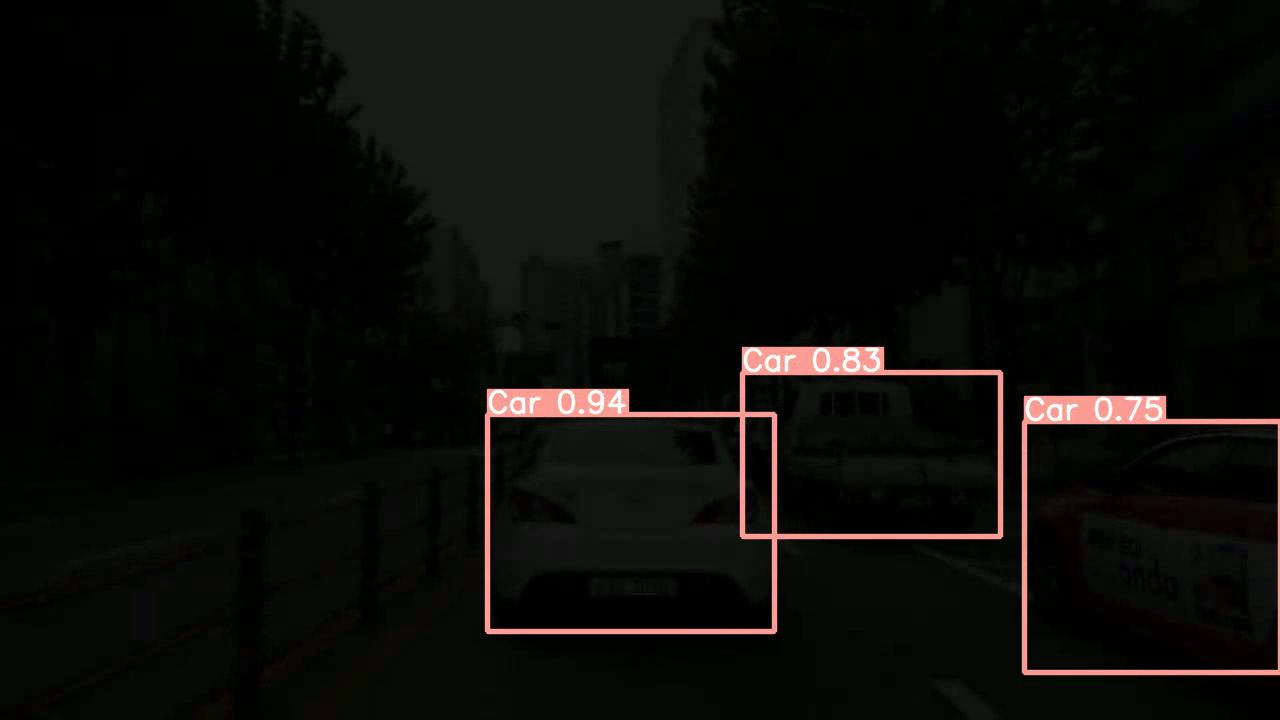
#> input picture frame 11 of yolov5/runs/detect/exp/test.mp4, 1280 x 720 px, given in place of acro.mp4, which was not available
$ python cross_test.py   (older library calls are emulated)
#> lines starting #> are read from the running program, lines starting #| are printed output that depends on the picture; after the words box and inside, x2 and y2 are one past the last pixel; in counts of white or black regions, pixels touching at a corner belong together; pictures that were not available may be replaced by others from this repository, and a replacement may not be noted
import numpy as np
import cv2
import math
import scipy.misc
import PIL.Image
import statistics
import timeit
import glob
from sklearn import linear_model, datasets
import os
from tqdm import tqdm

TEST_VIDEO_PATH = '../../../test-video/'
TEST_VIDEO_SAVE_PATH = TEST_VIDEO_PATH + 'output/'

#get a line from a point and unit vectors
def lineCalc(vx, vy, x0, y0):
    scale = 10
    x1 = x0+scale*vx
    y1 = y0+scale*vy
    m = (y1-y0)/(x1-x0)
    b = y1-m*x1
    return m,b

#the angle at the vanishing point
def angle(pt1, pt2):
    x1, y1 = pt1
    x2, y2 = pt2
    inner_product = x1*x2 + y1*y2
    len1 = math.hypot(x1, y1)
    len2 = math.hypot(x2, y2)
    print(len1)
    print(len2)
    a=math.acos(inner_product/(len1*len2))
    return a*180/math.pi

#vanishing point - cramer's rule
def lineIntersect(m1,b1, m2,b2) :
    #a1*x+b1*y=c1
    #a2*x+b2*y=c2
    #convert to cramer's system
    a_1 = -m1
    b_1 = 1
    c_1 = b1

    a_2 = -m2
    b_2 = 1
    c_2 = b2

    d = a_1*b_2 - a_2*b_1 #determinant
    dx = c_1*b_2 - c_2*b_1
    dy = a_1*c_2 - a_2*c_1

    intersectionX = dx/d
    intersectionY = dy/d
    return intersectionX,

#process a frame
def process(im):
    start = timeit.timeit() #start timer

    #initialize some variables
    x = W
    y = H

    radius = 250 #px
    thresh = 170
    bw_width = 170

    bxLeft = []
    byLeft = []
    bxbyLeftArray = []
    bxbyRightArray = []
    bxRight = []
    byRight = []
    boundedLeft = []
    boundedRight = []

    #1. filter the white color
    lower = np.array([170,170,170])
    upper = np.array([255,255,255])
    mask = cv2.inRange(im,lower,upper)

    #2. erode the frame
    erodeSize = int(y / 30)
    erodeStructure = cv2.getStructuringElement(cv2.MORPH_RECT, (erodeSize,1))
    erode = cv2.erode(mask, erodeStructure, (-1, -1))

    #3. find contours and  draw the green lines on the white strips
    _ , contours,hierarchy = cv2.findContours(erode,cv2.RETR_TREE,cv2.CHAIN_APPROX_NONE )

    for i in contours:
        bx,by,bw,bh = cv2.boundingRect(i)

        if (bw > bw_width):

            cv2.line(im,(bx,by),(bx+bw,by),(0,255,0),2) # draw the a contour line
            bxRight.append(bx+bw) #right line
            byRight.append(by) #right line
            bxLeft.append(bx) #left line
            byLeft.append(by) #left line
            bxbyLeftArray.append([bx,by]) #x,y for the left line
            bxbyRightArray.append([bx+bw,by]) # x,y for the left line
            cv2.circle(im,(int(bx),int(by)),5,(0,250,250),2) #circles -> left line
            cv2.circle(im,(int(bx+bw),int(by)),5,(250,250,0),2) #circles -> right line

    #calculate median average for each line
    medianR = np.median(bxbyRightArray, axis=0)
    medianL = np.median(bxbyLeftArray, axis=0)

    bxbyLeftArray = np.asarray(bxbyLeftArray)
    bxbyRightArray = np.asarray(bxbyRightArray)

    #4. are the points bounded within the median circle?
    for i in bxbyLeftArray:
        if (((medianL[0] - i[0])**2 + (medianL[1] - i[1])**2) < radius**2) == True:
            boundedLeft.append(i)

    boundedLeft = np.asarray(boundedLeft)

    for i in bxbyRightArray:
        if (((medianR[0] - i[0])**2 + (medianR[1] - i[1])**2) < radius**2) == True:
            boundedRight.append(i)

    boundedRight = np.asarray(boundedRight)

    #5. RANSAC Algorithm

    #select the points enclosed within the circle (from the last part)
    bxLeft = np.asarray(boundedLeft[:,0])
    byLeft =  np.asarray(boundedLeft[:,1])
    bxRight = np.asarray(boundedRight[:,0])
    byRight = np.asarray(boundedRight[:,1])

    #transpose x of the right and the left line
    bxLeftT = np.array([bxLeft]).transpose()
    bxRightT = np.array([bxRight]).transpose()

    #run ransac for LEFT
    model_ransac = linear_model.RANSACRegressor(linear_model.LinearRegression())
    ransacX = model_ransac.fit(bxLeftT, byLeft)
    inlier_maskL = model_ransac.inlier_mask_ #right mask

    #run ransac for RIGHT
    ransacY = model_ransac.fit(bxRightT, byRight)
    inlier_maskR = model_ransac.inlier_mask_ #left mask

    #draw RANSAC selected circles
    for i, element in enumerate(boundedRight[inlier_maskR]):
       # print(i,element[0])
        cv2.circle(im,(element[0],element[1]),10,(250,250,250),2) #circles -> right line

    for i, element in enumerate(boundedLeft[inlier_maskL]):
       # print(i,element[0])
        cv2.circle(im,(element[0],element[1]),10,(100,100,250),2) #circles -> right line


    #6. Calcuate the intersection point of the bounding lines
    #unit vector + a point on each line
    vx, vy, x0, y0 = cv2.fitLine(boundedLeft[inlier_maskL],cv2.DIST_L2,0,0.01,0.01)
    vx_R, vy_R, x0_R, y0_R = cv2.fitLine(boundedRight[inlier_maskR],cv2.DIST_L2,0,0.01,0.01)

    #get m*x+b
    m_L,b_L=lineCalc(vx, vy, x0, y0)
    m_R,b_R=lineCalc(vx_R, vy_R, x0_R, y0_R)

    #calculate intersention
    intersectionX,intersectionY = lineIntersect(m_R,b_R,m_L,b_L)

    #7. draw the bounding lines and the intersection point
    m = radius*10
    if (intersectionY < H/2 ):
        cv2.circle(im,(int(intersectionX),int(intersectionY)),10,(0,0,255),15)
        cv2.line(im,(x0-m*vx, y0-m*vy), (x0+m*vx, y0+m*vy),(255,0,0),3)
        cv2.line(im,(x0_R-m*vx_R, y0_R-m*vy_R), (x0_R+m*vx_R, y0_R+m*vy_R),(255,0,0),3)


    #8. calculating the direction vector
    POVx = W/2 #camera POV - center of the screen
    POVy = H/2 # camera POV - center of the screen

    Dx = -int(intersectionX-POVx) #regular x,y axis coordinates
    Dy = -int(intersectionY-POVy) #regular x,y axis coordinates

    #focal length in pixels = (image width in pixels) * (focal length in mm) / (CCD width in mm)
    focalpx = int(W * 4.26 / 6.604) #all in mm


    end = timeit.timeit() #STOP TIMER
    time_ = end - start

    print('DELTA (x,y from POV):' + str(Dx) + ',' + str(Dy))
    return im,Dx,Dy

#initialization
cap = cv2.VideoCapture('acro.mp4') #load a video
frames=int(cap.get(cv2.CAP_PROP_FRAME_COUNT))

W = cap.get(3) #get width
H = cap.get(4) #get height

#Define a new resolution
ratio = H/W
W = 800
H = int(W * ratio)

#setup the parameters for saving the processed file
fourcc = cv2.VideoWriter_fourcc(*'mp4v')
out = cv2.VideoWriter('processedVideo.mp4',fourcc, 15.0, (int(W),int(H)))

Dx = []
Dy = []
after =0
DxAve =0
Dxold =0
DyAve =0
Dyold =0
i = 0
state = ""

cur_frame=1
pbar=tqdm(total=frames)

while(cap.isOpened()):
    ret, frame = cap.read()
#> frame is the input picture: shape (720, 1280, 3); mean B, G, R 9, 11.4, 12.2
    if not ret:
      break

    pbar.update(cur_frame)

    # img = scipy.misc.imresize(frame, (H,W))
    img=cv2.resize(src=frame, dsize=(W,H), interpolation=cv2.INTER_CUBIC)

    #draw camera's POV
    cv2.circle(img,(int(W/2),int(H/2)),5,(0,0,255),8)
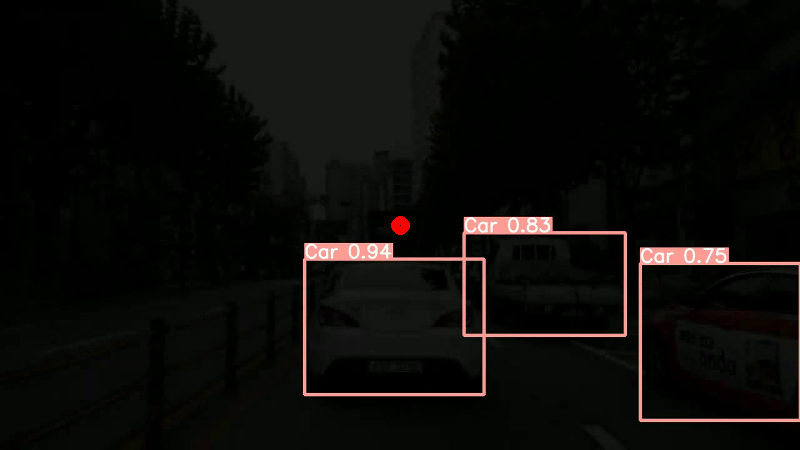
#> img: shape (450, 800, 3); mean B, G, R 9, 11.4, 12.4

    try:
        processedFrame,dx,dy = process(img)
#> in process, `mask = cv2.inRange(im,lower,upper)`:
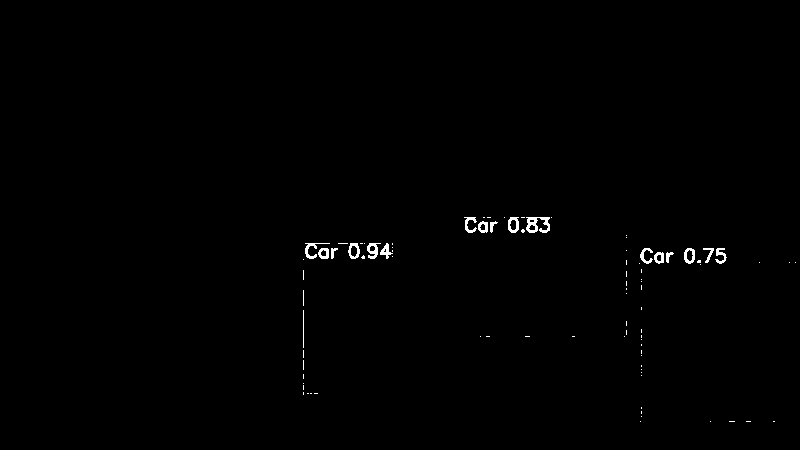
#> mask: shape (450, 800); 0.51% white in thin lines or dots, all inside (x1, y1, x2, y2) = (303, 217, 796, 422)
#> in process, `erode = cv2.erode(mask, erodeStructure, (-1, -1))`:
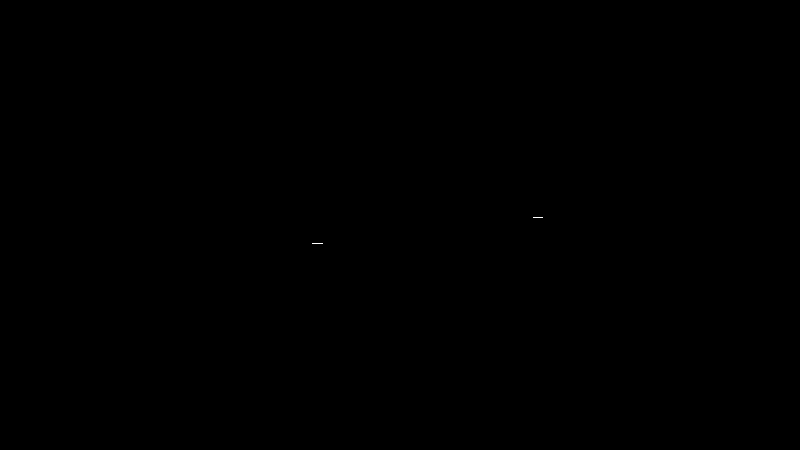
#> erode: shape (450, 800); 0.01% white in thin lines or dots, all inside (x1, y1, x2, y2) = (312, 217, 543, 244)
#> in process, `_ , contours,hierarchy = cv2.findContours(erode,cv2.RETR_TREE,cv2.CHAI..`: contours = 2 contours, all with area under 20
#> the loop in process, `for i in contours:` made 2 passes
#> (bx, by, bw, bh) on passes 1 to 2: (312, 243, 11, 1), (533, 217, 10, 1)
#> after the loop in process, `for i in contours:`: bxLeft = []
#> in process, `medianR = np.median(bxbyRightArray, axis=0)`: medianR = nan
#> in process, `bxbyLeftArray = np.asarray(bxbyLeftArray)`: bxbyLeftArray = empty array
#> after the loop in process, `for i in bxbyLeftArray:`: boundedLeft = []
#> in process, `boundedLeft = np.asarray(boundedLeft)`: boundedLeft = empty array
#> after the loop in process, `for i in bxbyRightArray:`: boundedRight = []
#> in process, `boundedRight = np.asarray(boundedRight)`: boundedRight = empty array

        if (i < 6):
            Dx.append(dx)
            Dy.append(dy)
            i=i+1

        else:
            DxAve = sum(Dx)/len(Dx)
            DyAve = sum(Dy)/len(Dy)
            del Dx[:]
            del Dy[:]
            i=0

        if (DyAve > 30) and (abs(DxAve) < 300):
            #check if the vanishing point and the next vanishing point aren't too far from each other
            if (((DxAve - Dxold)**2 + (DyAve - Dyold)**2) < 150**2) == True:  ##distance 150 px max
                cv2.line(img,(int(W/2),int(H/2)),(int(W/2)+int(DxAve),int(H/2)+int(DyAve)),(0,0,255),7)

                #walking directions
                if abs(DxAve) < 80 and DyAve > 100 and abs(Dxold-DxAve) < 20:
                    state = 'Straight'
                    cv2.putText(img,state,(50,50), cv2.FONT_HERSHEY_PLAIN, 3,(0,0,0),2,cv2.LINE_AA)

                elif DxAve > 80 and DyAve > 100 and abs(Dxold-DxAve) < 20:
                    state = 'Right'
                    cv2.putText(img,state,(50,50), cv2.FONT_HERSHEY_PLAIN, 3,(0,0,255),2,cv2.LINE_AA)

                elif DxAve < 80 and DyAve > 100 and abs(Dxold-DxAve) < 20:
                    state = 'Left'
                    cv2.putText(img,state,(50,50), cv2.FONT_HERSHEY_PLAIN, 3,(0,0,255),2,cv2.LINE_AA)
            else:
                cv2.line(img,(int(W/2),int(H/2)),(int(W/2)+int(Dxold),int(H/2)+int(Dyold)),(0,0,255),)

            #walking directions
            if state == 'Straight':
                cv2.putText(img,state,(50,50), cv2.FONT_HERSHEY_PLAIN, 3,(0,0,0),2,cv2.LINE_AA)
            else:
                cv2.putText(img,state,(50,50), cv2.FONT_HERSHEY_PLAIN, 3,(0,0,255),2,cv2.LINE_AA)

            Dxold = DxAve
            Dyold = DyAve

    except:
        print('Failed to process frame')

    #show & save
    # img = cv2.imshow('Processed',processedFrame)
    # out.write(processedFrame)
    out.write(img)

    if cv2.waitKey(1) & 0xFF == ord('q') or cv2.waitKey(1) & 0xFF == ord('Q'):
#> (key q is pressed here)
        break

out.release()
cap.release()

$ run again, starting later in the video
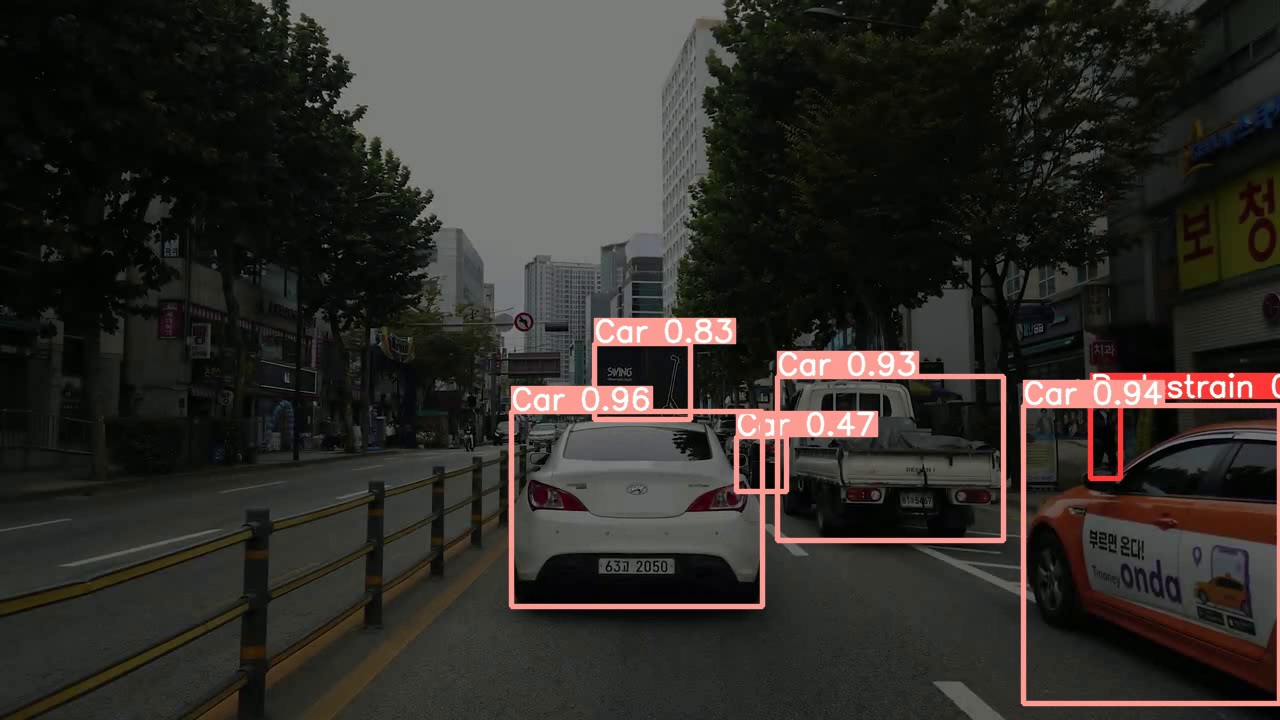
#> input picture frame 49 of yolov5/runs/detect/exp/test.mp4, 1280 x 720 px, given in place of acro.mp4, which was not available
#> frame is the input picture: shape (720, 1280, 3); mean B, G, R 40.9, 45, 48.2
#> `cv2.circle(img,(int(W/2),int(H/2)),5,(0,0,255),8)`:
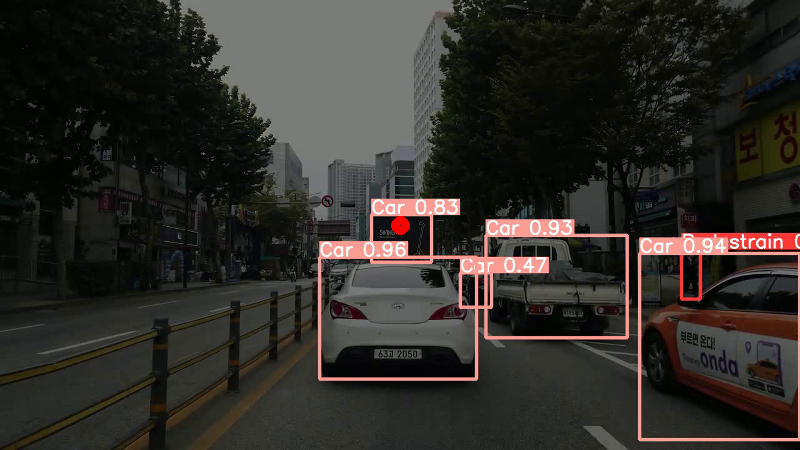
#> img: shape (450, 800, 3); mean B, G, R 40.9, 45, 48.3
#> in process, `mask = cv2.inRange(im,lower,upper)`:
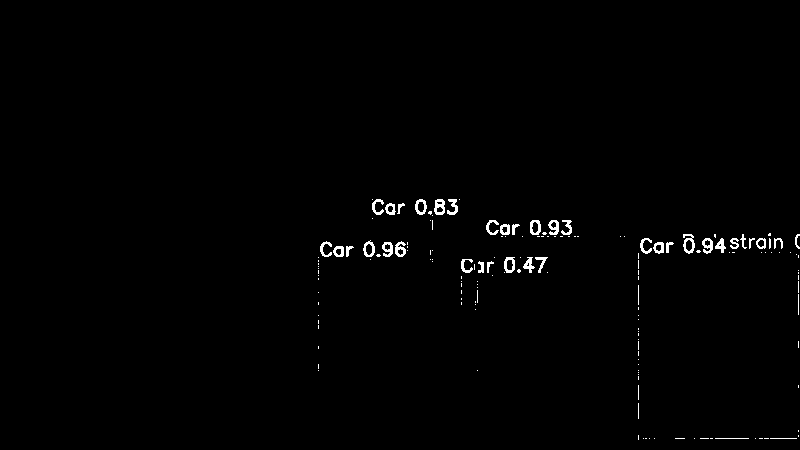
#> mask: shape (450, 800); 0.91% white in thin lines or dots, all inside (x1, y1, x2, y2) = (318, 199, 800, 440)
#> erode: shape (450, 800); 0.01% white in thin lines or dots, all inside (x1, y1, x2, y2) = (722, 438, 790, 439)
#> contours = 2 contours, all with area under 20
#> the loop in process, `for i in contours:` made 2 passes
#> (bx, by, bw, bh) on passes 1 to 2: (777, 438, 13, 1), (722, 438, 20, 1)
#> after the loop in process, `for i in contours:`: bxLeft = []
#> medianR = nan
#> in process, `bxbyLeftArray = np.asarray(bxbyLeftArray)`: bxbyLeftArray = empty array
#> after the loop in process, `for i in bxbyLeftArray:`: boundedLeft = []
#> in process, `boundedLeft = np.asarray(boundedLeft)`: boundedLeft = empty array
#> after the loop in process, `for i in bxbyRightArray:`: boundedRight = []
#> in process, `boundedRight = np.asarray(boundedRight)`: boundedRight = empty array

$ run again, starting later in the video
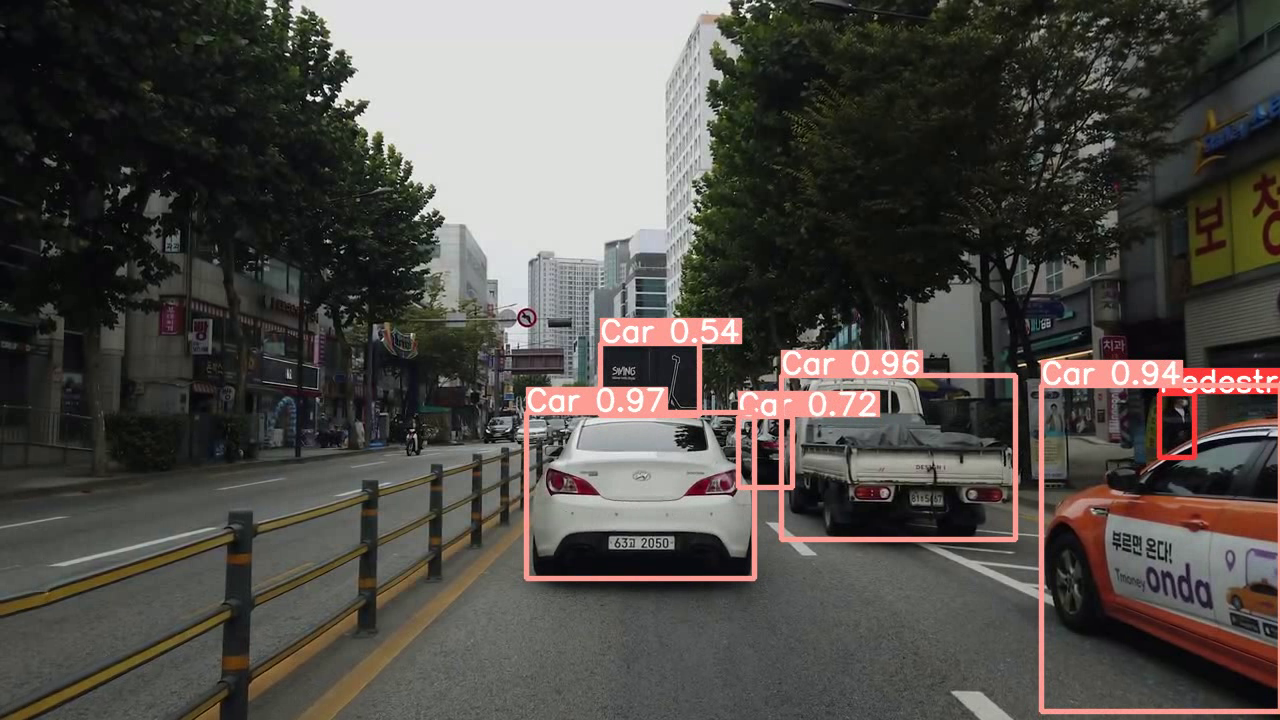
#> input picture frame 88 of yolov5/runs/detect/exp/test.mp4, 1280 x 720 px, given in place of acro.mp4, which was not available
#> frame is the input picture: shape (720, 1280, 3); mean B, G, R 72.7, 77.2, 80.7
#> in process, `mask = cv2.inRange(im,lower,upper)`:
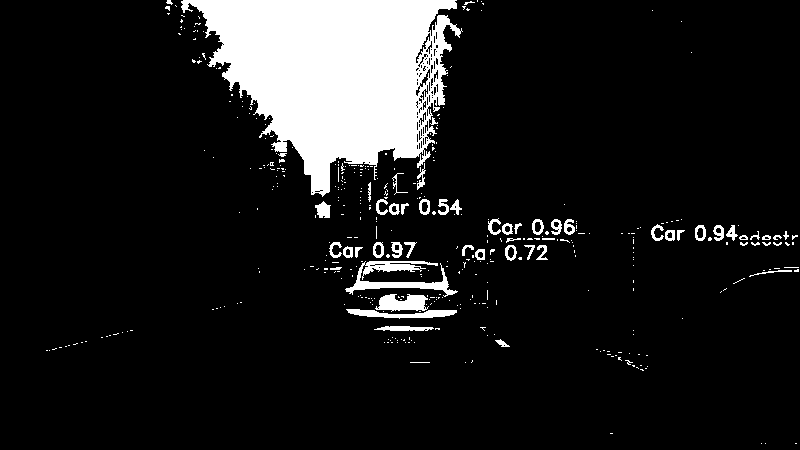
#> mask: shape (450, 800); 11% white; 415 white regions (359 under 20 px), largest, box (x1, y1, x2, y2) and area: (181, 0, 463, 197) 32407, (345, 261, 458, 297) 1411, (375, 294, 429, 312) 647
#> erode: shape (450, 800); 7.9% white; 18 white regions (11 under 20 px)
#> contours = 18 contours, 11 with area under 20; largest, box (x1, y1, x2, y2) and area: (188, 0, 450, 190) 26402, (352, 282, 442, 290) 408, (354, 310, 450, 318) 312, (383, 295, 421, 310) 277, (375, 264, 414, 270) 106, (381, 326, 427, 331) 83, (373, 261, 431, 264) 54
#> the loop in process, `for i in contours:` made 18 passes
#> (bx, by, bw, bh) on passes 1 to 8: (417, 362, 6, 1), (381, 326, 46, 5), (354, 310, 96, 8), (383, 295, 38, 15), (352, 282, 90, 8), (775, 271, 10, 1), (791, 267, 1, 1), (375, 264, 39, 6)
#> after the loop in process, `for i in contours:`:
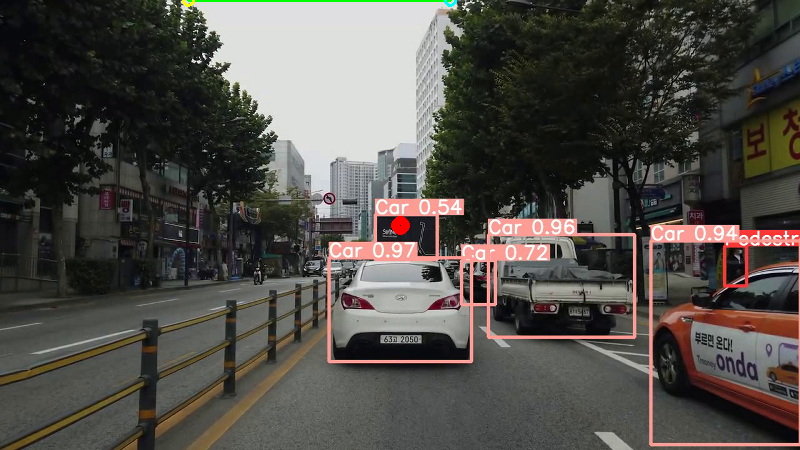
#> im: shape (450, 800, 3); mean B, G, R 72.3, 77.2, 80.4
#> after the loop in process, `for i in contours:`: bxLeft = [188]; bxRight = [450]; bxbyLeftArray = [[188, 0]]; bxbyRightArray = [[450, 0]]; byLeft = [0]
#> medianR = [450, 0]
#> medianL = [188, 0]
#> the loop in process, `for i in bxbyLeftArray:` made 1 pass
#> after the loop in process, `for i in bxbyLeftArray:`: boundedLeft = [[188, 0]]
#> the loop in process, `for i in bxbyRightArray:` made 1 pass
#> after the loop in process, `for i in bxbyRightArray:`: boundedRight = [[450, 0]]
#> bxLeftT = [188]
#> bxRightT = [450]
